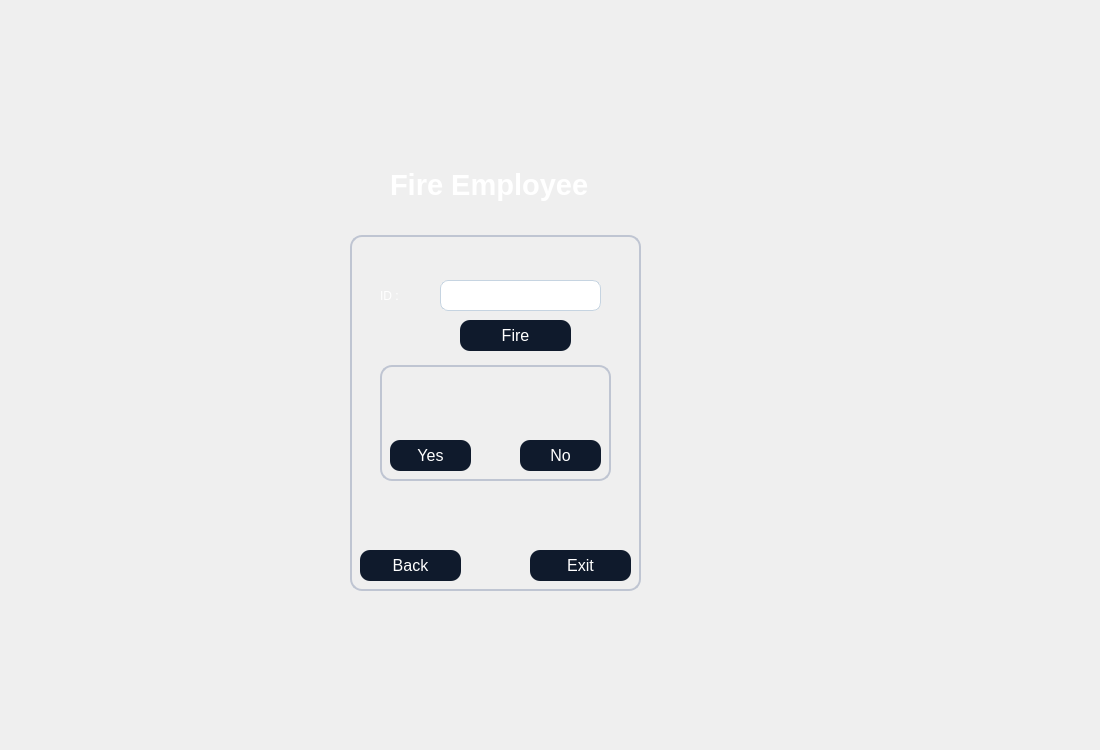
<?xml version="1.0" encoding="UTF-8"?>
<ui version="4.0">
 <class>fire</class>
 <widget class="QWidget" name="fire">
  <property name="geometry">
   <rect>
    <x>0</x>
    <y>0</y>
    <width>1100</width>
    <height>750</height>
   </rect>
  </property>
  <property name="windowTitle">
   <string>Form</string>
  </property>
  <property name="styleSheet">
   <string notr="true">QGroupBox {
    border: 1.5px solid #BFC5D2;
    border-radius: 12px;
    margin-top: 25px;
    color: white;
    font-family: &quot;Segoe UI Semibold&quot;;
    font-size: 14pt;
}

QGroupBox::title {
    subcontrol-origin: margin;
    padding: 4px 10px;
}
QPushButton {
    background-color: #0F1A2C;
    color: #FFFFFF;
	border-color: rgb(0, 0, 0);
    border-radius: 10px;
    font-family: &quot;Montserrat SemiBold&quot;;
    font-size: 12pt;
    padding: 6px 12px;
}

QPushButton:hover {
    background-color: #1A2942;
}

QPushButton:pressed {
    background-color: #09111A;
}
QLineEdit {
    background-color: #FFFFFF;
    border: 1px solid #C6D4E1;
    border-radius: 8px;
    padding: 6px;
    color: #0A1320;
    font-family: &quot;Inter&quot;;
    font-size: 11pt;
}

QLineEdit:focus {
    border: 1px solid #00B4FF;
    background-color: #F8FBFF;
}</string>
  </property>
  <widget class="QLabel" name="label">
   <property name="geometry">
    <rect>
     <x>0</x>
     <y>0</y>
     <width>1100</width>
     <height>750</height>
    </rect>
   </property>
   <property name="styleSheet">
    <string notr="true">image: url(:/new/prefix1/bg.jpg);</string>
   </property>
   <property name="text">
    <string/>
   </property>
  </widget>
  <widget class="QLabel" name="label_2">
   <property name="geometry">
    <rect>
     <x>380</x>
     <y>160</y>
     <width>241</width>
     <height>51</height>
    </rect>
   </property>
   <property name="styleSheet">
    <string notr="true">color: #FFFFFF; 
font-family: &quot;Montserrat SemiBold&quot;; 
font-size: 28pt;
font-weight: 700; 
padding: 4px 0;</string>
   </property>
   <property name="text">
    <string>&lt;html&gt;&lt;head/&gt;&lt;body&gt;&lt;p&gt;&lt;span style=&quot; font-size:22pt;&quot;&gt;Fire Employee&lt;/span&gt;&lt;/p&gt;&lt;/body&gt;&lt;/html&gt;</string>
   </property>
  </widget>
  <widget class="QGroupBox" name="groupBox">
   <property name="geometry">
    <rect>
     <x>350</x>
     <y>210</y>
     <width>291</width>
     <height>381</height>
    </rect>
   </property>
   <property name="title">
    <string/>
   </property>
   <widget class="QLabel" name="label_6">
    <property name="geometry">
     <rect>
      <x>30</x>
      <y>70</y>
      <width>61</width>
      <height>31</height>
     </rect>
    </property>
    <property name="styleSheet">
     <string notr="true">color: rgb(255, 255, 255);</string>
    </property>
    <property name="text">
     <string>ID :</string>
    </property>
   </widget>
   <widget class="QPushButton" name="exit">
    <property name="geometry">
     <rect>
      <x>180</x>
      <y>340</y>
      <width>101</width>
      <height>31</height>
     </rect>
    </property>
    <property name="text">
     <string>Exit</string>
    </property>
   </widget>
   <widget class="QPushButton" name="fire_2">
    <property name="geometry">
     <rect>
      <x>110</x>
      <y>110</y>
      <width>111</width>
      <height>31</height>
     </rect>
    </property>
    <property name="text">
     <string>Fire</string>
    </property>
   </widget>
   <widget class="QPushButton" name="back">
    <property name="geometry">
     <rect>
      <x>10</x>
      <y>340</y>
      <width>101</width>
      <height>31</height>
     </rect>
    </property>
    <property name="text">
     <string>Back</string>
    </property>
   </widget>
   <widget class="QLineEdit" name="le">
    <property name="geometry">
     <rect>
      <x>90</x>
      <y>70</y>
      <width>161</width>
      <height>31</height>
     </rect>
    </property>
   </widget>
   <widget class="QGroupBox" name="box">
    <property name="geometry">
     <rect>
      <x>30</x>
      <y>130</y>
      <width>231</width>
      <height>141</height>
     </rect>
    </property>
    <property name="title">
     <string/>
    </property>
    <widget class="QLabel" name="l1">
     <property name="geometry">
      <rect>
       <x>30</x>
       <y>30</y>
       <width>181</width>
       <height>61</height>
      </rect>
     </property>
     <property name="styleSheet">
      <string notr="true">font: 14pt &quot;Segoe UI&quot;;
color: rgb(255, 255, 255);
font: italic 9pt &quot;Segoe UI&quot;;</string>
     </property>
     <property name="text">
      <string/>
     </property>
    </widget>
    <widget class="QPushButton" name="yes">
     <property name="geometry">
      <rect>
       <x>10</x>
       <y>100</y>
       <width>81</width>
       <height>31</height>
      </rect>
     </property>
     <property name="styleSheet">
      <string notr="true"/>
     </property>
     <property name="text">
      <string>Yes</string>
     </property>
    </widget>
    <widget class="QPushButton" name="no">
     <property name="geometry">
      <rect>
       <x>140</x>
       <y>100</y>
       <width>81</width>
       <height>31</height>
      </rect>
     </property>
     <property name="styleSheet">
      <string notr="true"/>
     </property>
     <property name="text">
      <string>No</string>
     </property>
    </widget>
   </widget>
   <widget class="QLabel" name="l2">
    <property name="geometry">
     <rect>
      <x>20</x>
      <y>280</y>
      <width>251</width>
      <height>51</height>
     </rect>
    </property>
    <property name="styleSheet">
     <string notr="true">color: rgb(170, 0, 0);
font: 700 14pt &quot;Segoe UI&quot;;</string>
    </property>
    <property name="text">
     <string/>
    </property>
   </widget>
  </widget>
 </widget>
 <resources/>
 <connections/>
</ui>
